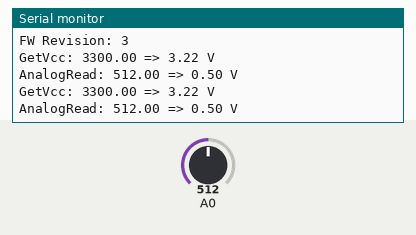
Simulated run of this sketch. Board: ESP8266 (NodeMCU). On the bench: the last lines printed to the serial monitor. Inputs (shaded band) come from the test bench; at power-on: A0 = 512.

Above: at 1.8 s.
1.9 s: A0 set to 716
At 2.9 s:
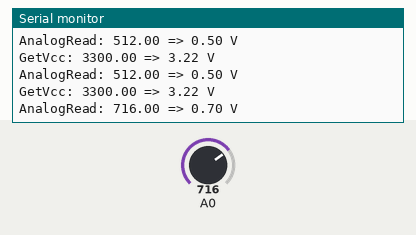
3.4 s: A0 set to 900
At 4.6 s:
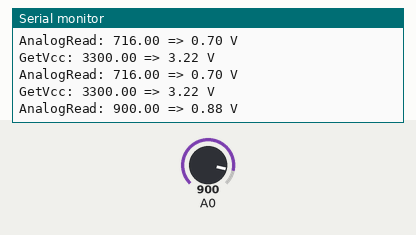
Timing chart, 0 to 6.4 s (numbered marks = the images above; inputs shaded):
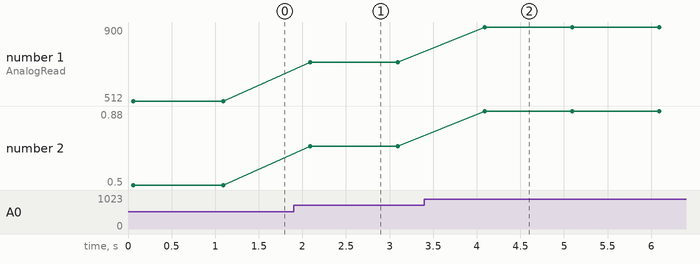

Measured:
- after the input at 1.9 s, the serial monitor: prints a new line after 0.19 s (image 1)
- after the input at 3.4 s, the serial monitor: prints a new line after 0.69 s (image 2)
- plotted number 1: 512 → 716 after the input at 1.9 s, 716 → 900 after the input at 3.4 s
- plotted number 2: 0.5 → 0.7 after the input at 1.9 s, 0.7 → 0.88 after the input at 3.4 s

The sketch:

Vcc_monitoring_native.ino
```cpp
/* ========= PRODUCT INFORMATION  =========== */
#define FW_REVISION 3
#define FW_NAME "Vcc monitoring native SDK"
/* -------------------- */


/*
 Author: Emanuele Buchicchio
 Created on 06 August 2016
 https://github.com/emanbuc/ESP8266_VCC_Monitoring
 http://blog.emanuelebuchicchio.com

*/

// Expose Espressif SDK functionality - wrapped in ifdef so that it still
// compiles on other platforms
#ifdef ESP8266
extern "C" {
#include "user_interface.h"
}
#endif

ADC_MODE(ADC_VCC);

float currentVcc = 0.00f;
float analogValue=0.00f;

void setup() {
  // put your setup code here, to run once:
  Serial.begin(9600);
  delay(20);
  Serial.println("---- SERIAL TEST -----");
  Serial.print("FW Name: ");
  Serial.println(FW_NAME);
  Serial.print("FW Revision: ");
  Serial.println(FW_REVISION);

}

void loop() {
  // put your main code here, to run repeatedly:


  currentVcc = system_get_vdd33();
  Serial.print("GetVcc: ");
  Serial.print(currentVcc);
  Serial.print(" => ");
  Serial.print(currentVcc/1024.00f);
  Serial.println(" V");

  analogValue = analogRead(A0);
  Serial.print("AnalogRead: ");
  Serial.print(analogValue);
   Serial.print(" => ");
  Serial.print(analogValue/1024.00f);
  Serial.println(" V");
  delay(1000);

}
```
